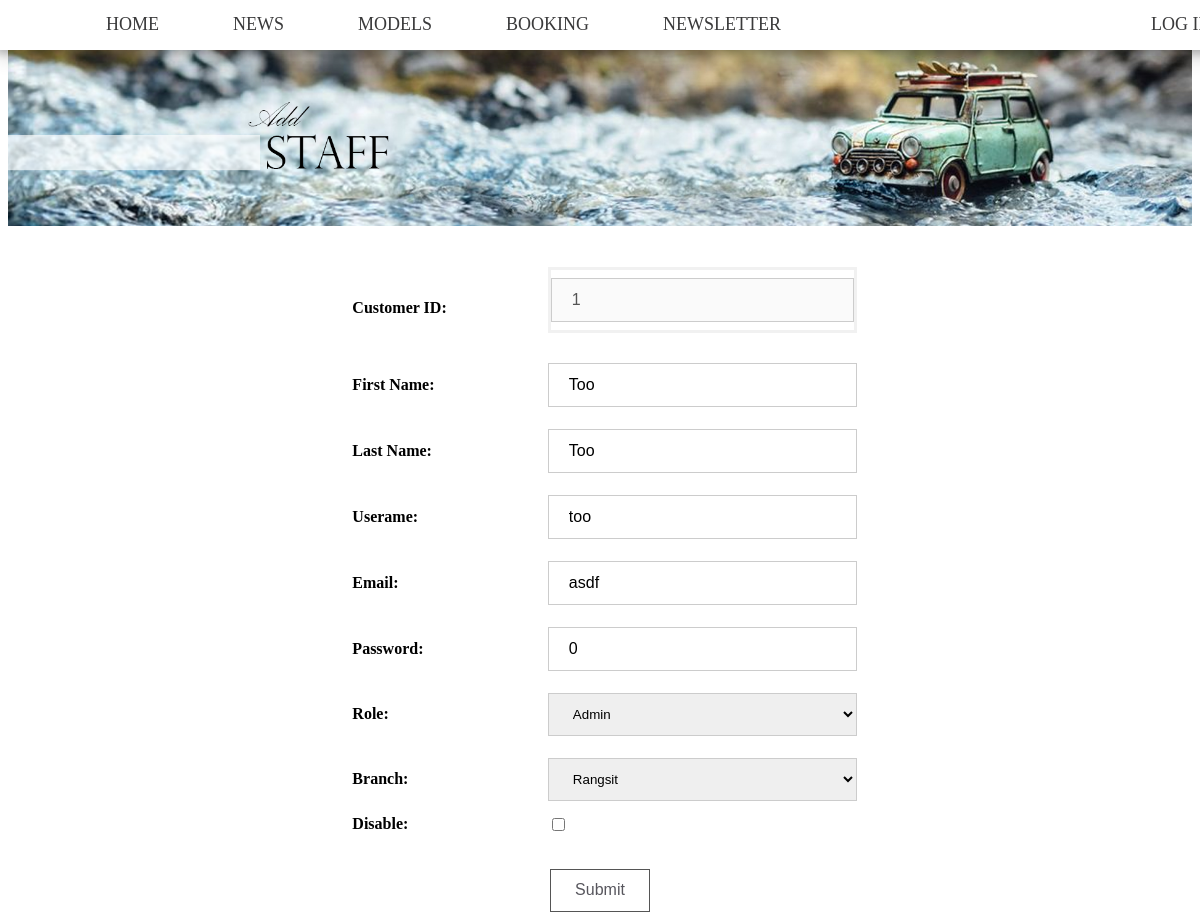
Page /editStaff.php?user=1 on the committed database.
### tables this page shows
CREATE TABLE `staff` (
  `staffID` int(11) NOT NULL,
  `branchID` int(11) NOT NULL,
  `fName` varchar(50) NOT NULL,
  `lName` varchar(50) NOT NULL,
  `username` varchar(50) NOT NULL,
  `email` varchar(50) NOT NULL,
  `type` int(1) NOT NULL,
  `password` varchar(20) NOT NULL,
  `disabled` tinyint(1) NOT NULL DEFAULT '0'
);

CREATE TABLE `role` (
  `roleID` int(11) NOT NULL,
  `name` varchar(20) NOT NULL
);

CREATE TABLE `branch` (
  `branchID` int(11) NOT NULL,
  `name` varchar(20) NOT NULL,
  `location` varchar(200) NOT NULL
);

### editStaff.php (the view, shortened to what this page needs)
<html>
<link rel="stylesheet" href="main.css"/>
<link rel="stylesheet" href="model.css"/>
  <head>
  </head>
  <body>
    <header>
    <?php require_once('menu.php'); ?>
    <center>
      <br>
      <br>
      <br>
      <br>
      <img style="margin-top: -3%;" src="Addstaff.png">
        <br>
        <br>
    <table>
      <tr>
        <?php
        $q = 'SELECT * FROM staff WHERE staffID = '.$_GET['user'];
        $results = $mysqli->query($q);
        $row = $results->fetch_array();
         ?>
        <td style="width: 30%;">
            <b><label>Customer ID:</label></b>
          </td>
          <td>
          <form action="edit.php" method = "post">
            <input type="text" value =
              <?php echo '"'.$row['staffID'].'"'; ?>
            placeholder="Enter ID" disabled>
          </td>
        </tr>
        <tr>
        <td style="width: 30%;">
          <b><label>First Name:</label></b>
        </td>
        <td>
          <input type="text" placeholder="Enter First Name" value = <?php echo $row['fName']; ?> name="fname" required>
        </td>
      </tr>
      <tr>
        <td style="width: 30%;">
          <b><label>Last Name:</label></b>
        </td>
        <td>
          <input type="text" placeholder="Enter Last Name" value = <?php echo $row['lName']; ?> name="lname" required>
        </td>
      </tr>
      <tr>
        <td style="width: 30%;">
          <b><label>Userame:</label></b>
        </td>
        <td>
          <input type="text" placeholder="Enter Username" value = <?php echo $row['username']; ?>  name="user" required>
        </td>
      </tr>
      <tr>
        <td style="width: 30%;">
          <b><label>Email:</label></b>
        </td>
        <td>
          <input type="text" placeholder="Enter Email" value = <?php echo $row['email']; ?>  name="email" required>
        </td>
      </tr>
      <tr>
        <td style="width: 30%;">
          <b><label>Password:</label></b>
        </td>
        <td>
          <input type="text" placeholder="Enter Password" value = <?php echo $row['password']; ?> name="password" required>
        </td>
      </tr>
      <tr>
        <td style="width: 30%;">
          <b><label>Role:</label></b>
        </td>
        <td>
          <select name='role' required>
            <?php
            $q = 'SELECT * FROM role LIMIT 1,20';
            $result = $mysqli->query($q);
            while($row2 = $result->fetch_array()){
              echo '<option ';
              if($row['type'] == $row2['roleID']){
                echo 'selected';
              }
              echo ' value="'.$row2['roleID'].'">'.$row2['name'].'</option>';
            }
            ?>
        </td>
      </tr>
      <tr>
        <td style="width: 30%;">
          <b><label>Branch:</label></b>
        </td>
        <td>
          <select name='branch' required>
            <?php
            $q = 'SELECT * FROM branch';
            $result = $mysqli->query($q);
            while($row2 = $result->fetch_array()){
              echo '<option ';
              if($row['branchID'] == $row2['branchID']){
                echo 'selected';
              }
              echo ' value="'.$row2['branchID'].'">'.$row2['name'].'</option>';
            }
            ?>
          </select>
        </td>
      </tr>
      <tr>
        <td style="width: 30%;">
          <b><label>Disable:</label></b>
        </td>
        <td>
          <input type="checkbox"
            <?php if($row['disabled'] ==  1) echo 'checked'; ?>
            name="disable">
        </td>
      </tr>
    </table>
    <br>
      <input class="button" type = "submit"><br>
  </center>
</body>
</html>

### main.css (style rules this page uses)
body { font-weight: 300; }
header { background: White; }
header::after { content: ''; display: table; clear: both; }
img { display: block; margin: auto; max-width: 100%; height: auto; }
.button { background-color: white; color: #57565d; border: 1px solid #555555; padding: 1% 2%; font-size: 16px; }
table, tr, td { border: 1px solid white; margin-bottom: 1%; }
label { font-size: 16px; }
input[type=text] { width: 20%; padding: 12px 20px; margin: 9px 0; box-sizing: border-box; border: 1px solid #d1d1d1; transition: 0.5s; transition: 0.5s; outline: none; font-size: 16px; }

### model.css (style rules this page uses)
body { font-weight: 400; }
td { width: 50%; padding-left:2%; }
form { border: 3px solid #f1f1f1; }
input[type=text], input[type=password], select, input[type=date] { width: 100%; padding: 12px 20px; margin: 8px 0; display: inline-block; border: 1px solid #ccc; box-sizing: border-box; }

### rows in the picture
staff: staffID "1", fname "Too", lname "Too", user "too", email "asdf", password "0", role "Admin", branch "Rangsit"
